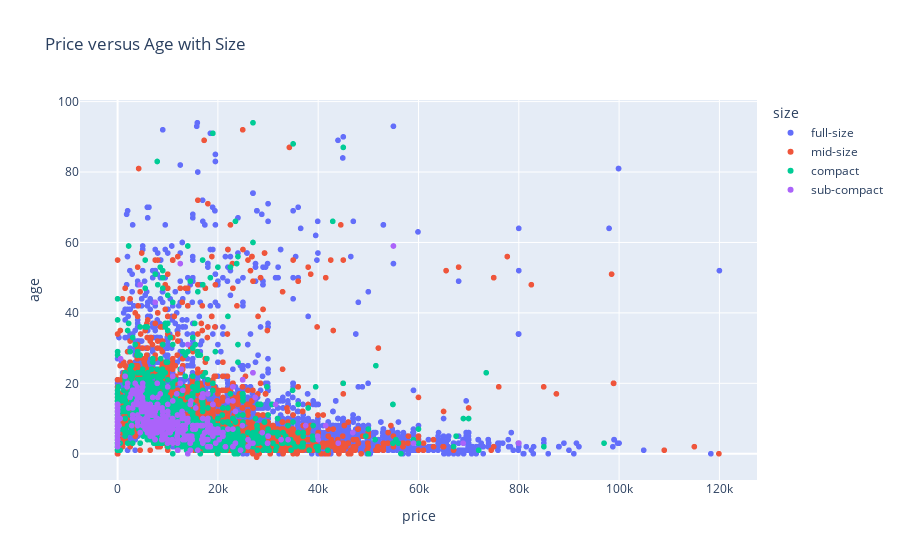

Notebook code for this chart:
### Markdown cell above
## Visualizations

### Code cell
charts = auto[(auto.odometer < 150000) & (auto.price < 120000)]
charts['age'] = 2021 - charts.year
px.scatter(charts, x='price', y='age', color='size', title='Price versus Age with Size')

### Figure 1 — Plotly figure (JSON) as saved in the notebook; plotly's stock layout.template omitted (floating-point values rounded to 4 significant figures; data arrays with more than 128 entries replaced by an {"elided": "..."} marker saying what was removed)
{"data": [{"hovertemplate": "size=full-size<br>price=%{x}<br>age=%{y}<extra></extra>", "legendgroup": "full-size", "marker": {"color": "#636efa", "symbol": "circle"}, "mode": "markers", "name": "full-size", "showlegend": true, "type": "scattergl", "x": {"elided": "15500 int values"}, "xaxis": "x", "y": {"elided": "15500 int values"}, "yaxis": "y"}, {"hovertemplate": "size=mid-size<br>price=%{x}<br>age=%{y}<extra></extra>", "legendgroup": "mid-size", "marker": {"color": "#EF553B", "symbol": "circle"}, "mode": "markers", "name": "mid-size", "showlegend": true, "type": "scattergl", "x": {"elided": "8108 int values"}, "xaxis": "x", "y": {"elided": "8108 int values"}, "yaxis": "y"}, {"hovertemplate": "size=compact<br>price=%{x}<br>age=%{y}<extra></extra>", "legendgroup": "compact", "marker": {"color": "#00cc96", "symbol": "circle"}, "mode": "markers", "name": "compact", "showlegend": true, "type": "scattergl", "x": {"elided": "3528 int values"}, "xaxis": "x", "y": {"elided": "3528 int values"}, "yaxis": "y"}, {"hovertemplate": "size=sub-compact<br>price=%{x}<br>age=%{y}<extra></extra>", "legendgroup": "sub-compact", "marker": {"color": "#ab63fa", "symbol": "circle"}, "mode": "markers", "name": "sub-compact", "showlegend": true, "type": "scattergl", "x": {"elided": "530 int values"}, "xaxis": "x", "y": {"elided": "530 int values"}, "yaxis": "y"}], "layout": {"legend": {"title": {"text": "size"}, "tracegroupgap": 0}, "title": {"text": "Price versus Age with Size"}, "xaxis": {"anchor": "y", "domain": [0, 1], "title": {"text": "price"}}, "yaxis": {"anchor": "x", "domain": [0, 1], "title": {"text": "age"}}}}
